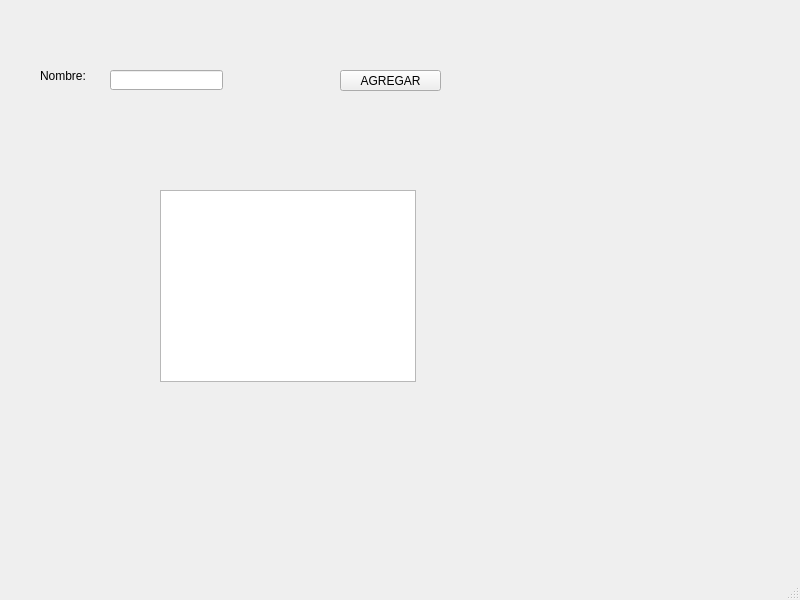
<?xml version="1.0" encoding="UTF-8"?>
<ui version="4.0">
 <class>MainWindow</class>
 <widget class="QMainWindow" name="MainWindow">
  <property name="geometry">
   <rect>
    <x>0</x>
    <y>0</y>
    <width>800</width>
    <height>600</height>
   </rect>
  </property>
  <property name="windowTitle">
   <string>MainWindow</string>
  </property>
  <widget class="QWidget" name="centralwidget">
   <widget class="QLabel" name="label">
    <property name="geometry">
     <rect>
      <x>40</x>
      <y>60</y>
      <width>141</width>
      <height>31</height>
     </rect>
    </property>
    <property name="text">
     <string>Nombre:</string>
    </property>
   </widget>
   <widget class="QLineEdit" name="txt_nombre">
    <property name="geometry">
     <rect>
      <x>110</x>
      <y>70</y>
      <width>113</width>
      <height>20</height>
     </rect>
    </property>
   </widget>
   <widget class="QPushButton" name="btn_agregar">
    <property name="geometry">
     <rect>
      <x>340</x>
      <y>70</y>
      <width>101</width>
      <height>21</height>
     </rect>
    </property>
    <property name="text">
     <string>AGREGAR</string>
    </property>
   </widget>
   <widget class="QListWidget" name="lw_alumnos">
    <property name="geometry">
     <rect>
      <x>160</x>
      <y>190</y>
      <width>256</width>
      <height>192</height>
     </rect>
    </property>
   </widget>
  </widget>
  <widget class="QMenuBar" name="menubar">
   <property name="geometry">
    <rect>
     <x>0</x>
     <y>0</y>
     <width>800</width>
     <height>21</height>
    </rect>
   </property>
  </widget>
  <widget class="QStatusBar" name="statusbar"/>
 </widget>
 <resources/>
 <connections/>
</ui>
